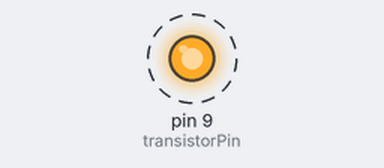
This sketch was run on a simulated Arduino Uno, built with avr-gcc and run on an emulated ATmega328P. Shown: output pins drawn as LEDs (lit = HIGH). Dashed ring = blinking.

Above: at 0.5 s.
Timing chart, 0 to 4.6 s (numbered marks = the images above):
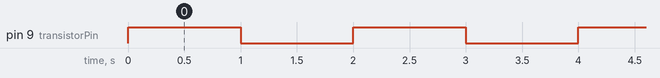

Measured:
- by itself, pin 9 (transistorPin): alternates HIGH for 1.0 s and LOW for 1.0 s

The sketch:

sketch_nov5a.ino
```cpp
const int transistorPin = 9;

void setup() {
  pinMode(transistorPin, OUTPUT);
}

void loop() {
  digitalWrite(transistorPin, HIGH);
  delay(1000);

  digitalWrite(transistorPin, LOW);
  delay(1000);
}
```
